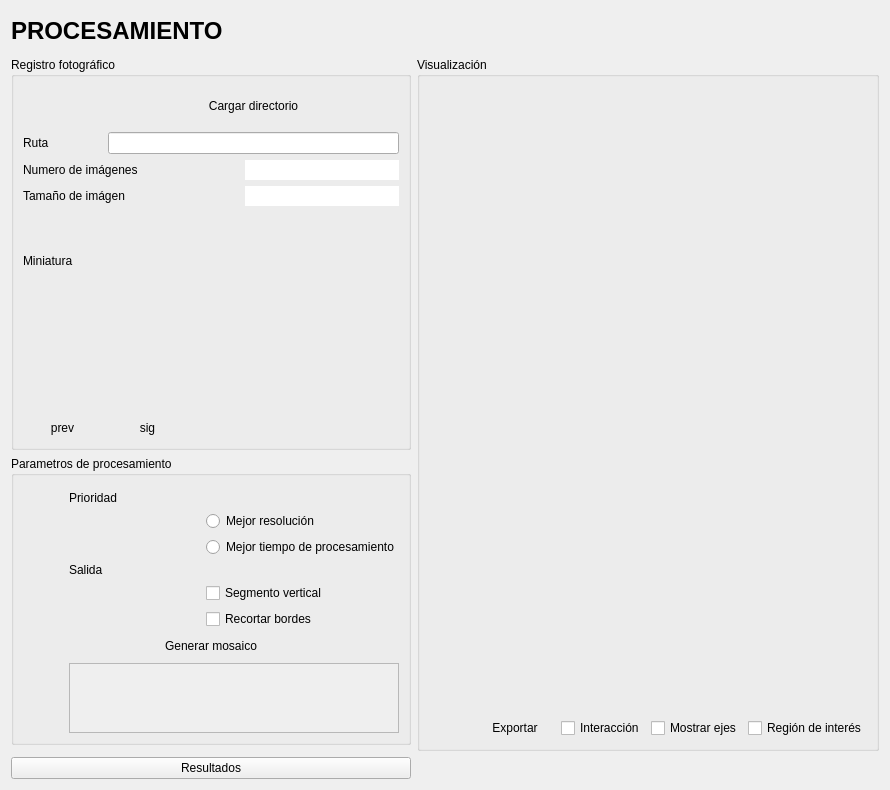
        <widget class="QWidget" name="area1Page4">
         <layout class="QGridLayout" name="gridLayout_20">
          <item row="2" column="0">
           <widget class="QGroupBox" name="groupBox_11">
            <property name="sizePolicy">
             <sizepolicy hsizetype="Expanding" vsizetype="Expanding">
              <horstretch>0</horstretch>
              <verstretch>0</verstretch>
             </sizepolicy>
            </property>
            <property name="maximumSize">
             <size>
              <width>400</width>
              <height>16777215</height>
             </size>
            </property>
            <property name="title">
             <string>Parametros de procesamiento</string>
            </property>
            <layout class="QGridLayout" name="gridLayout_21">
             <item row="1" column="1">
              <widget class="QLabel" name="label_28">
               <property name="text">
                <string>Prioridad</string>
               </property>
              </widget>
             </item>
             <item row="3" column="2">
              <widget class="QRadioButton" name="radioButton">
               <property name="text">
                <string>Mejor tiempo de procesamiento</string>
               </property>
              </widget>
             </item>
             <item row="4" column="1">
              <widget class="QLabel" name="label_29">
               <property name="text">
                <string>Salida</string>
               </property>
              </widget>
             </item>
             <item row="5" column="2">
              <widget class="QCheckBox" name="procResizeOutput">
               <property name="text">
                <string>Segmento vertical</string>
               </property>
              </widget>
             </item>
             <item row="6" column="2">
              <widget class="QCheckBox" name="procRecortarImage">
               <property name="text">
                <string>Recortar bordes</string>
               </property>
              </widget>
             </item>
             <item row="7" column="0" colspan="3">
              <widget class="QPushButton" name="procGenerarMosaico">
               <property name="text">
                <string>Generar mosaico</string>
               </property>
               <property name="icon">
                <iconset resource="imagenes.qrc">
                 <normaloff>:/ejecucion/Imagenes/PackIconos/ejecucion/ic_launch.png</normaloff>:/ejecucion/Imagenes/PackIconos/ejecucion/ic_launch.png</iconset>
               </property>
               <property name="iconSize">
                <size>
                 <width>20</width>
                 <height>20</height>
                </size>
               </property>
               <property name="flat">
                <bool>true</bool>
               </property>
              </widget>
             </item>
             <item row="2" column="2">
              <widget class="QRadioButton" name="procResizeInput">
               <property name="text">
                <string extracomment="Mayor timepo de procesamiento+">Mejor resolución</string>
               </property>
              </widget>
             </item>
             <item row="8" column="1" colspan="2">
              <widget class="QScrollArea" name="procEstadoMosaico">
               <property name="widgetResizable">
                <bool>true</bool>
               </property>
               <widget class="QWidget" name="scrollAreaWidgetContents">
                <property name="geometry">
                 <rect>
                  <x>0</x>
                  <y>0</y>
                  <width>328</width>
                  <height>21</height>
                 </rect>
                </property>
               </widget>
              </widget>
             </item>
             <item row="0" column="0" rowspan="2">
              <widget class="QLabel" name="label_27">
               <property name="maximumSize">
                <size>
                 <width>40</width>
                 <height>40</height>
                </size>
               </property>
               <property name="text">
                <string/>
               </property>
               <property name="pixmap">
                <pixmap resource="imagenes.qrc">:/procesamiento/Imagenes/PackIconos/procesamiento/ic_insert_photo_proc_1.png</pixmap>
               </property>
               <property name="scaledContents">
                <bool>true</bool>
               </property>
              </widget>
             </item>
            </layout>
           </widget>
          </item>
          <item row="4" column="0">
           <widget class="QPushButton" name="resultadosButton">
            <property name="text">
             <string>Resultados</string>
            </property>
           </widget>
          </item>
          <item row="4" column="2">
           <layout class="QHBoxLayout" name="horizontalLayout_3">
            <item>
             <widget class="QLabel" name="label_18">
              <property name="text">
               <string/>
              </property>
             </widget>
            </item>
            <item>
             <widget class="QLabel" name="label_19">
              <property name="maximumSize">
               <size>
                <width>40</width>
                <height>50</height>
               </size>
              </property>
              <property name="text">
               <string/>
              </property>
              <property name="pixmap">
               <pixmap resource="imagenes.qrc">:/uv/Imagenes/Univalle.svg</pixmap>
              </property>
              <property name="scaledContents">
               <bool>true</bool>
              </property>
             </widget>
            </item>
            <item>
             <widget class="QLabel" name="label_20">
              <property name="maximumSize">
               <size>
                <width>120</width>
                <height>50</height>
               </size>
              </property>
              <property name="text">
               <string/>
              </property>
              <property name="pixmap">
               <pixmap resource="imagenes.qrc">:/psi/Imagenes/PSI.svg</pixmap>
              </property>
              <property name="scaledContents">
               <bool>true</bool>
              </property>
             </widget>
            </item>
           </layout>
          </item>
          <item row="1" column="1" rowspan="3" colspan="2">
           <widget class="QGroupBox" name="groupBox_7">
            <property name="sizePolicy">
             <sizepolicy hsizetype="Expanding" vsizetype="Expanding">
              <horstretch>0</horstretch>
              <verstretch>0</verstretch>
             </sizepolicy>
            </property>
            <property name="minimumSize">
             <size>
              <width>0</width>
              <height>0</height>
             </size>
            </property>
            <property name="title">
             <string>Visualización</string>
            </property>
            <layout class="QGridLayout" name="gridLayout_18">
             <item row="3" column="3">
              <widget class="QCheckBox" name="procMostrarEjes">
               <property name="text">
                <string>Mostrar ejes</string>
               </property>
               <property name="icon">
                <iconset resource="imagenes.qrc">
                 <normaloff>:/ejecucion/Imagenes/PackIconos/ejecucion/ic_insert_chart.png</normaloff>:/ejecucion/Imagenes/PackIconos/ejecucion/ic_insert_chart.png</iconset>
               </property>
              </widget>
             </item>
             <item row="3" column="4">
              <widget class="QCheckBox" name="procRegionInteres">
               <property name="text">
                <string extracomment="ROI">Región de interés</string>
               </property>
               <property name="icon">
                <iconset resource="imagenes.qrc">
                 <normaloff>:/procesamiento/Imagenes/PackIconos/procesamiento/ic_photo_size_select_large.png</normaloff>:/procesamiento/Imagenes/PackIconos/procesamiento/ic_photo_size_select_large.png</iconset>
               </property>
              </widget>
             </item>
             <item row="0" column="1" rowspan="2" colspan="4">
              <widget class="GraphicsLayoutWidget" name="procimageView" native="true"/>
             </item>
             <item row="0" column="0">
              <widget class="QLabel" name="label_25">
               <property name="minimumSize">
                <size>
                 <width>40</width>
                 <height>40</height>
                </size>
               </property>
               <property name="maximumSize">
                <size>
                 <width>40</width>
                 <height>40</height>
                </size>
               </property>
               <property name="text">
                <string/>
               </property>
               <property name="pixmap">
                <pixmap resource="imagenes.qrc">:/procesamiento/Imagenes/PackIconos/procesamiento/ic_insert_photo.png</pixmap>
               </property>
               <property name="scaledContents">
                <bool>true</bool>
               </property>
              </widget>
             </item>
             <item row="3" column="2">
              <widget class="QCheckBox" name="procHabilitarInteraccion">
               <property name="enabled">
                <bool>true</bool>
               </property>
               <property name="text">
                <string>Interacción</string>
               </property>
               <property name="icon">
                <iconset resource="imagenes.qrc">
                 <normaloff>:/ejecucion/Imagenes/PackIconos/ejecucion/ic_lock_open.png</normaloff>:/ejecucion/Imagenes/PackIconos/ejecucion/ic_lock_open.png</iconset>
               </property>
               <property name="checkable">
                <bool>true</bool>
               </property>
               <property name="checked">
                <bool>false</bool>
               </property>
               <property name="tristate">
                <bool>false</bool>
               </property>
              </widget>
             </item>
             <item row="3" column="1">
              <widget class="QPushButton" name="procExportar">
               <property name="text">
                <string>Exportar</string>
               </property>
               <property name="icon">
                <iconset resource="imagenes.qrc">
                 <normaloff>:/ejecucion/Imagenes/PackIconos/ejecucion/ic_save.png</normaloff>:/ejecucion/Imagenes/PackIconos/ejecucion/ic_save.png</iconset>
               </property>
               <property name="flat">
                <bool>true</bool>
               </property>
              </widget>
             </item>
            </layout>
           </widget>
          </item>
          <item row="0" column="0">
           <widget class="QLabel" name="label_12">
            <property name="minimumSize">
             <size>
              <width>0</width>
              <height>40</height>
             </size>
            </property>
            <property name="maximumSize">
             <size>
              <width>16777215</width>
              <height>40</height>
             </size>
            </property>
            <property name="font">
             <font>
              <pointsize>18</pointsize>
              <weight>75</weight>
              <italic>false</italic>
              <bold>true</bold>
             </font>
            </property>
            <property name="text">
             <string>PROCESAMIENTO</string>
            </property>
            <property name="alignment">
             <set>Qt::AlignLeading|Qt::AlignLeft|Qt::AlignVCenter</set>
            </property>
           </widget>
          </item>
          <item row="1" column="0">
           <widget class="QGroupBox" name="groupBox_9">
            <property name="sizePolicy">
             <sizepolicy hsizetype="Expanding" vsizetype="Expanding">
              <horstretch>0</horstretch>
              <verstretch>0</verstretch>
             </sizepolicy>
            </property>
            <property name="maximumSize">
             <size>
              <width>400</width>
              <height>16777215</height>
             </size>
            </property>
            <property name="title">
             <string>Registro fotográfico</string>
            </property>
            <layout class="QGridLayout" name="gridLayout_19">
             <item row="1" column="0">
              <widget class="QLabel" name="procRutaLabel">
               <property name="text">
                <string>Ruta</string>
               </property>
              </widget>
             </item>
             <item row="0" column="1" colspan="6">
              <widget class="QPushButton" name="procCargarDirectorio">
               <property name="text">
                <string>Cargar directorio</string>
               </property>
               <property name="icon">
                <iconset resource="imagenes.qrc">
                 <normaloff>:/procesamiento/Imagenes/PackIconos/procesamiento/ic_perm_media.png</normaloff>:/procesamiento/Imagenes/PackIconos/procesamiento/ic_perm_media.png</iconset>
               </property>
               <property name="iconSize">
                <size>
                 <width>24</width>
                 <height>24</height>
                </size>
               </property>
               <property name="autoRepeat">
                <bool>false</bool>
               </property>
               <property name="flat">
                <bool>true</bool>
               </property>
              </widget>
             </item>
             <item row="1" column="1" colspan="6">
              <widget class="QLineEdit" name="procRutaRegistro">
               <property name="dragEnabled">
                <bool>true</bool>
               </property>
               <property name="readOnly">
                <bool>true</bool>
               </property>
              </widget>
             </item>
             <item row="0" column="0">
              <widget class="QLabel" name="label_26">
               <property name="minimumSize">
                <size>
                 <width>40</width>
                 <height>40</height>
                </size>
               </property>
               <property name="maximumSize">
                <size>
                 <width>40</width>
                 <height>40</height>
                </size>
               </property>
               <property name="text">
                <string/>
               </property>
               <property name="pixmap">
                <pixmap resource="imagenes.qrc">:/procesamiento/Imagenes/PackIconos/procesamiento/ic_collections.png</pixmap>
               </property>
               <property name="scaledContents">
                <bool>true</bool>
               </property>
              </widget>
             </item>
             <item row="8" column="0">
              <widget class="QLabel" name="procMiniaturaLabel">
               <property name="text">
                <string>Miniatura</string>
               </property>
              </widget>
             </item>
             <item row="11" column="1">
              <widget class="QPushButton" name="procPreviewSiguiente">
               <property name="maximumSize">
                <size>
                 <width>16777215</width>
                 <height>20</height>
                </size>
               </property>
               <property name="text">
                <string>sig</string>
               </property>
               <property name="icon">
                <iconset resource="imagenes.qrc">
                 <normaloff>:/procesamiento/Imagenes/PackIconos/procesamiento/ic_fast_forward.png</normaloff>:/procesamiento/Imagenes/PackIconos/procesamiento/ic_fast_forward.png</iconset>
               </property>
               <property name="flat">
                <bool>true</bool>
               </property>
              </widget>
             </item>
             <item row="11" column="0">
              <widget class="QPushButton" name="procPreviewPrevio">
               <property name="maximumSize">
                <size>
                 <width>16777215</width>
                 <height>20</height>
                </size>
               </property>
               <property name="text">
                <string>prev</string>
               </property>
               <property name="icon">
                <iconset resource="imagenes.qrc">
                 <normaloff>:/procesamiento/Imagenes/PackIconos/procesamiento/ic_fast_rewind.png</normaloff>:/procesamiento/Imagenes/PackIconos/procesamiento/ic_fast_rewind.png</iconset>
               </property>
               <property name="flat">
                <bool>true</bool>
               </property>
              </widget>
             </item>
             <item row="6" column="3" colspan="4">
              <widget class="QLineEdit" name="procNumeroImg">
               <property name="frame">
                <bool>false</bool>
               </property>
               <property name="alignment">
                <set>Qt::AlignCenter</set>
               </property>
               <property name="dragEnabled">
                <bool>false</bool>
               </property>
               <property name="readOnly">
                <bool>true</bool>
               </property>
              </widget>
             </item>
             <item row="6" column="0" colspan="3">
              <widget class="QLabel" name="procNumeroImgLabel">
               <property name="text">
                <string>Numero de imágenes </string>
               </property>
              </widget>
             </item>
             <item row="7" column="3" colspan="4">
              <widget class="QLineEdit" name="procImageSize">
               <property name="frame">
                <bool>false</bool>
               </property>
               <property name="alignment">
                <set>Qt::AlignCenter</set>
               </property>
               <property name="readOnly">
                <bool>true</bool>
               </property>
              </widget>
             </item>
             <item row="7" column="0" colspan="3">
              <widget class="QLabel" name="label_30">
               <property name="text">
                <string>Tamaño de imágen</string>
               </property>
              </widget>
             </item>
             <item row="8" column="2" rowspan="2" colspan="4">
              <widget class="GraphicsLayoutWidget" name="procPreview" native="true">
               <property name="minimumSize">
                <size>
                 <width>200</width>
                 <height>200</height>
                </size>
               </property>
              </widget>
             </item>
            </layout>
           </widget>
          </item>
         </layout>
        </widget>
